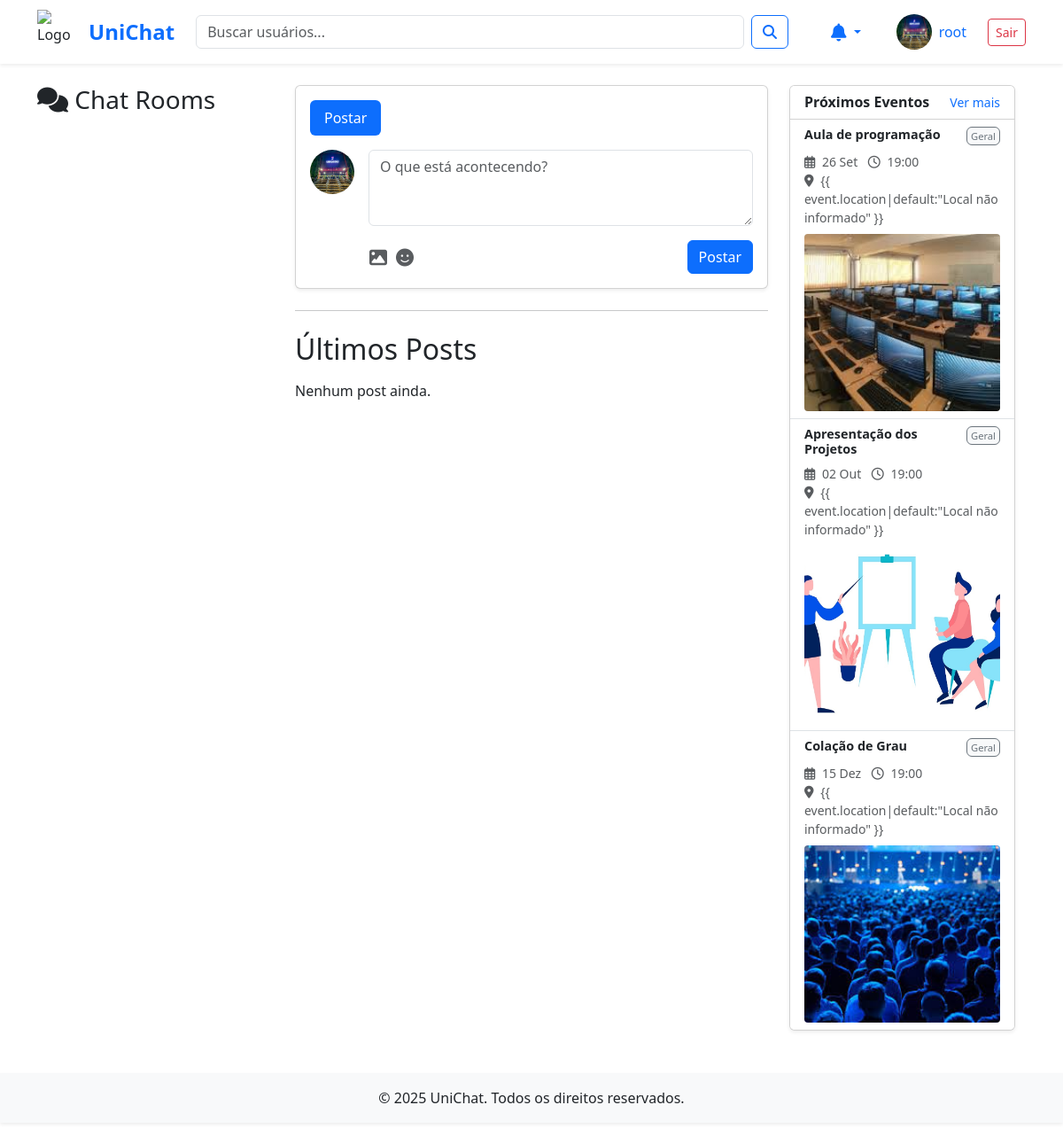
/ (signed in), run on an earlier commit of the app's database.
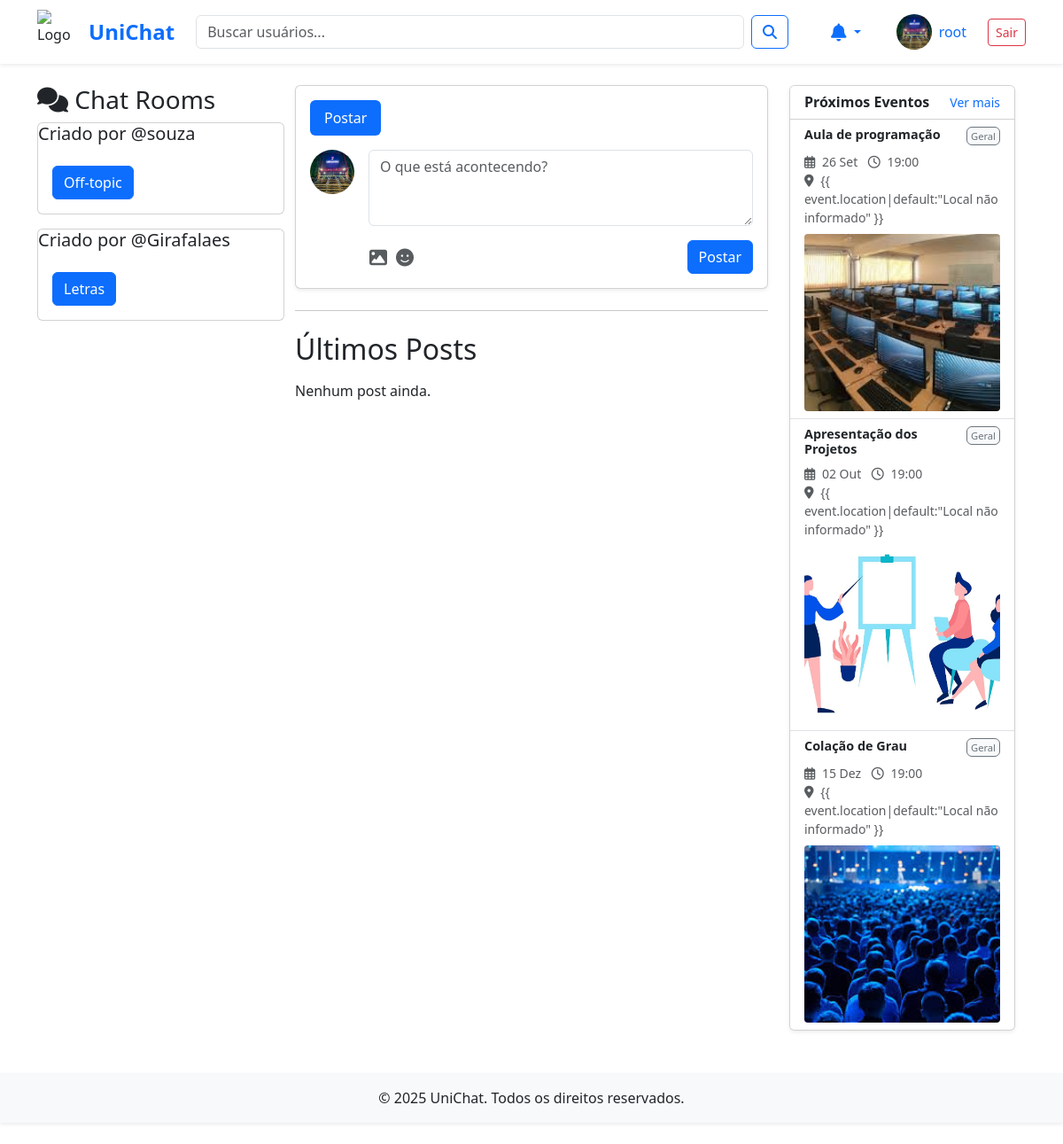
And on a later commit of the database.
### posts/models.py (models this page shows, shortened)
class Event(models.Model):
        author = models.ForeignKey(User, on_delete=models.CASCADE, related_name='events')
        title = models.CharField(max_length=200)
        description = models.TextField()
        image = models.ImageField(upload_to='event_images/', blank=True, null=True)
        location = models.CharField(max_length=200)
        event_date = models.DateField()
        event_time = models.TimeField()
        created_at = models.DateTimeField(auto_now_add=True)

### chat/models.py (models this page shows, shortened)
class Room(models.Model):
    host = models.ForeignKey(User, on_delete=models.CASCADE, null=True)
    name = models.CharField(max_length=200)
    description = models.CharField(max_length=200)

### core/views.py (the view, shortened to what this page needs)
# urls.py: path('', views.home, name='home'),
@login_required
def home(request):
    form = PostForm()
    event_form = EventForm()
    user_course_id = None
    if request.user.profile.course.exists():
        user_course_id = request.user.profile.course.first().id
    teacher_posts = Post.objects.filter(
        Q(author__profile__is_teacher=True) &
        (
            Q(author__profile__course__id=user_course_id) |
            Q(author__profile__course__isnull=True)
        )
    ).distinct().select_related(
        'author__profile'
    ).prefetch_related(
        'comments__author__profile',
        'comments__replies__author__profile'
    ).order_by('-created_at')
    following_ids = request.user.profile.following.values_list('id', flat=True)
    query_filter = Q(author__id__in=following_ids)
    if user_course_id:
        query_filter |= Q(author__profile__course__id=user_course_id)
    student_posts = Post.objects.filter(
        query_filter
    ).filter(
        ~Q(author__profile__is_teacher=True)
    ).distinct().select_related(
        'author__profile'
    ).prefetch_related(
        'comments__author__profile',
        'comments__replies__author__profile'
    ).order_by('-created_at')
    all_posts = list(teacher_posts) + list(student_posts)
    events = Event.objects.filter(author__profile__is_teacher=True).order_by('event_date', 'event_time')
    rooms = Room.objects.all()
    context = {
        'rooms': rooms,
        'posts': all_posts,
        'form': form,
        'events': events,
        'event_form': event_form,
    }
    return render(request, 'home.html', context)

### posts/forms.py
class PostForm(forms.ModelForm):
    content = forms.CharField(
        widget=forms.Textarea(attrs={'rows': 3}),
        label="",
        required=False
    )
    image = forms.ImageField(
        label="Adicionar foto",
        required=False
    )
    class Meta:
        model = Post
        fields = ['content', 'image']

### core/templates/home.html (shortened to what the changed rows need)
{% extends "base.html" %}
{% load static %}
{% block content %}
<div class="container-fluid">
    <div class="row">
        <div class="col-md-3 col-lg-3 sidebar-left p-0">
            <ul class="list-group">
                {% for room in rooms %}
                <div class="card mb-3">
                    <h5 class="card-title">Criado por @{{room.host}}</h5>
                    <div class="card-body">
                        <a class="btn btn-primary" href="/ws/chat/{{room.id}}">{{room.name}}</a>
                    </div>
                </div>
                {% endfor %}
            </ul>
        </div>
        <div class="col-md-6 col-lg-6 main-content">
            <div class="mt-4">
                <h2 class="mb-3">Últimos Posts</h2>
            </div>
        </div>
        <div class="col-lg-3">
            {% if events %}
            <div class="card shadow-sm mb-4">
                <ul class="list-group list-group-flush">
                    {% for event in events %}
                    <li class="list-group-item">
                        <div class="d-flex justify-content-between align-items-start mb-2">
                            <h6 class="mb-0 fw-bold me-2" style="font-size: 0.9rem;">{{ event.title }}</h6>
                            <span class="badge bg-light text-secondary border border-secondary fw-normal p-1"
                                style="font-size: 0.7rem;">
                                {{ event.tag|default:"Geral" }}
                            </span>
                        </div>
                        <div class="text-muted small mb-2">
                            <p class="mb-0">
                                <i class="far fa-calendar-alt me-1"></i>
                                {% if event.event_date == today %}
                                Hoje
                                {% elif event.event_date == tomorrow %}
                                Amanhã
                                {% else %}
                                {{ event.event_date|date:"d M" }}
                                {% endif %}
                                <i class="far fa-clock ms-2 me-1"></i> {{ event.event_time|time:"H:i" }}
                            </p>
                            <p class="mb-0"><i class="fas fa-map-marker-alt me-1"></i> {{ event.location|default:"Local
                                não informado" }}</p>
                        </div>
                        {% if event.image %}
                        <div class="mt-2" style="height: 200px; overflow: hidden; border-radius: 4px;"> <img
                                src="{{ event.image.url }}" class="img-fluid w-100 object-fit-cover"
                                alt="{{ event.title }}" style="height: 100%;">
                        </div>
                        {% endif %}
                    </li>
                    {% endfor %}
                </ul>
            </div>
            {% endif %}
        </div>
    </div>
</div>
{% endblock content %}

What changed in the data, as far as the page shows it:
added Room: host "souza", name "Off-topic"
added Room: host "Girafalaes", name "Letras"
